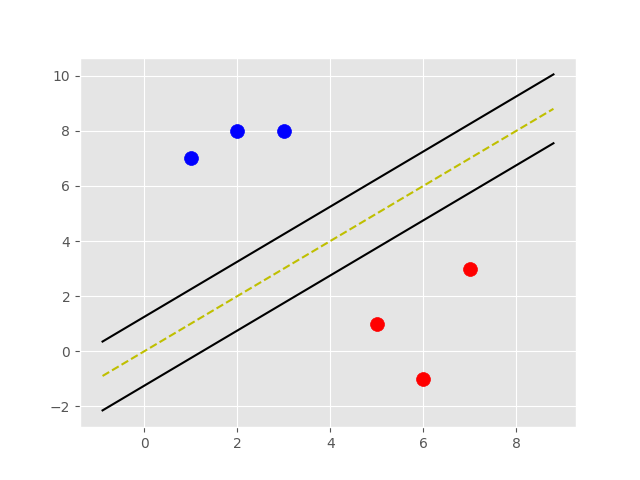

Here is the Python script that generated this plot:
import matplotlib.pyplot as plt
from matplotlib import style
import numpy as np

style.use('ggplot')


class Support_vector_machine:
    def __init__(self, visualization=True):
        self.visualization = visualization
        self.color = {1: 'r', -1: 'b'}
        if self.visualization:
            self.fig = plt.figure()
            self.ax = self.fig.add_subplot(1, 1, 1)

    def fit(self, data):
        ''' Train '''
        self.data = data
        ''' { ||w|| : [w,b] } '''
        opt_dict = {}
        transforms = [
            [1, 1],
            [-1, 1],
            [-1, -1],
            [1, -1]
        ]

        all_data = []
        for yi in self.data:
            for featureset in self.data[yi]:
                for feature in featureset:
                    all_data.append(feature)

        self.max_feature_value = max(all_data)
        self.min_feature_value = min(all_data)
        all_data = None

        step_sizes = [self.max_feature_value * 0.1,
                      self.max_feature_value * 0.01,
                      self.max_feature_value * 0.001]  # expensive operation

        b_range_multiple = 2  # extremely expensive

        b_multiple = 5

        latest_optimum = self.max_feature_value*10

        for step in step_sizes:
            w = np.array([latest_optimum, latest_optimum])
            optimized = False  # Convex problem, finding minima is aim
            while not optimized:
                for b in np.arange(-1 * (self.max_feature_value*b_range_multiple),
                                   self.max_feature_value*b_range_multiple, step=step*b_multiple):
                    for transformation in transforms:
                        w_t = w*transformation
                        found_option = True
                        # weakest link, SMO tries to fix it
                        # yi(xi . w + b) >= 1
                        for i in self.data:
                            for xi in self.data[i]:
                                yi = i
                                if not yi*(np.dot(w_t, xi)+b) >= 1:
                                    found_option = False
                    if found_option:
                        opt_dict[np.linalg.norm(w_t)] = [w_t, b]
                if w[0] < 0:
                    optimized = True
                    print('optimized a step')
                else:
                    # w = [5,5]
                    w = w - step
            norms = sorted([n for n in opt_dict])
            opt_choice = opt_dict[norms[0]]
            # |w| = [w,b]
            self.w = opt_choice[0]
            self.b = opt_choice[1]
            latest_optimum = opt_choice[0][0] + step*2

    def predict(self, features):
        """sign(x.w+b)"""
        classification = np.sign(np.dot(np.array(features), self.w) + self.b)
        if classification != 0 and self.visualization:
            self.ax.scatter(features[0], features[1], s=200,
                            marker='*', colo=self.color[classification])

        return classification

    def visualize(self):
        '''Used only for visualization'''
        [[self.ax.scatter(x[0], x[1], s=100, color=self.color[i])
        for x in data_dict[i]] for i in data_dict]

        def hyperplane(x, w, b, v):
            ''' hyperplane  = x.w+b '''
            return (-w[0]*x - b+v) / w[1]
        datarange = (self.min_feature_value*0.9, self.max_feature_value*1.1)
        hyp_x_min = datarange[0]
        hyp_x_max = datarange[1]

        # (w.x+b) = 1
        # positive support vector hyperplane
        psv1 = hyperplane(hyp_x_min, self.w, self.b, 1)
        psv2 = hyperplane(hyp_x_max, self.w, self.b, 1)
        self.ax.plot([hyp_x_min, hyp_x_max], [psv1, psv2], 'k')

        # (w.x+b) = -1
        # negative support vector hyperplane
        nsv1 = hyperplane(hyp_x_min, self.w, self.b, -1)
        nsv2 = hyperplane(hyp_x_max, self.w, self.b, -1)
        self.ax.plot([hyp_x_min, hyp_x_max], [nsv1, nsv2], 'k')

        # (w.x+b) = 0
        # positive support vector hyperplane
        db1 = hyperplane(hyp_x_min, self.w, self.b, 0)
        db2 = hyperplane(hyp_x_max, self.w, self.b, 0)
        self.ax.plot([hyp_x_min, hyp_x_max], [db1, db2], 'y--')

        plt.show()



data_dict = {-1: np.array([[1, 7],
                          [2, 8],
                          [3, 8],]),

             1: np.array([[5, 1],
                         [6, -1],
                         [7, 3],])}

svm = Support_vector_machine()
svm.fit(data=data_dict)
svm.visualize()
